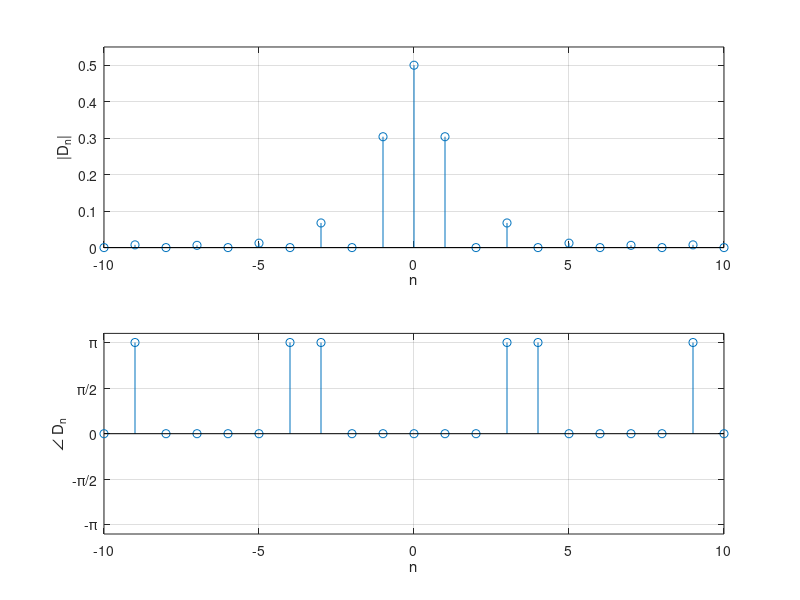

MATLAB code for this plot:
%% 6.3-1
n = -10:10;   Dn = 3./(pi^2*n.^2).*(cos(n*pi/3)-cos(2*pi*n/3)); Dn(n==0) = 0.5;
subplot(211); stem(n,abs(Dn)); xlabel('n'); ylabel('|D_n|');
axis([-10 10 0 .55]); set(gca, 'xtick', -10:5:10); grid on;
subplot(212); stem(n, angle(Dn)); xlabel('n'); ylabel('\angle D_n');
axis([-10 10 -1.1*pi 1.1*pi]); set(gca, 'xtick', -10:5:10, 'ytick', -pi:pi/2:pi);
set(gca,'yticklabel',{'-\pi','-\pi/2','0','\pi/2','\pi'}); grid on;

%% 6.3-3
